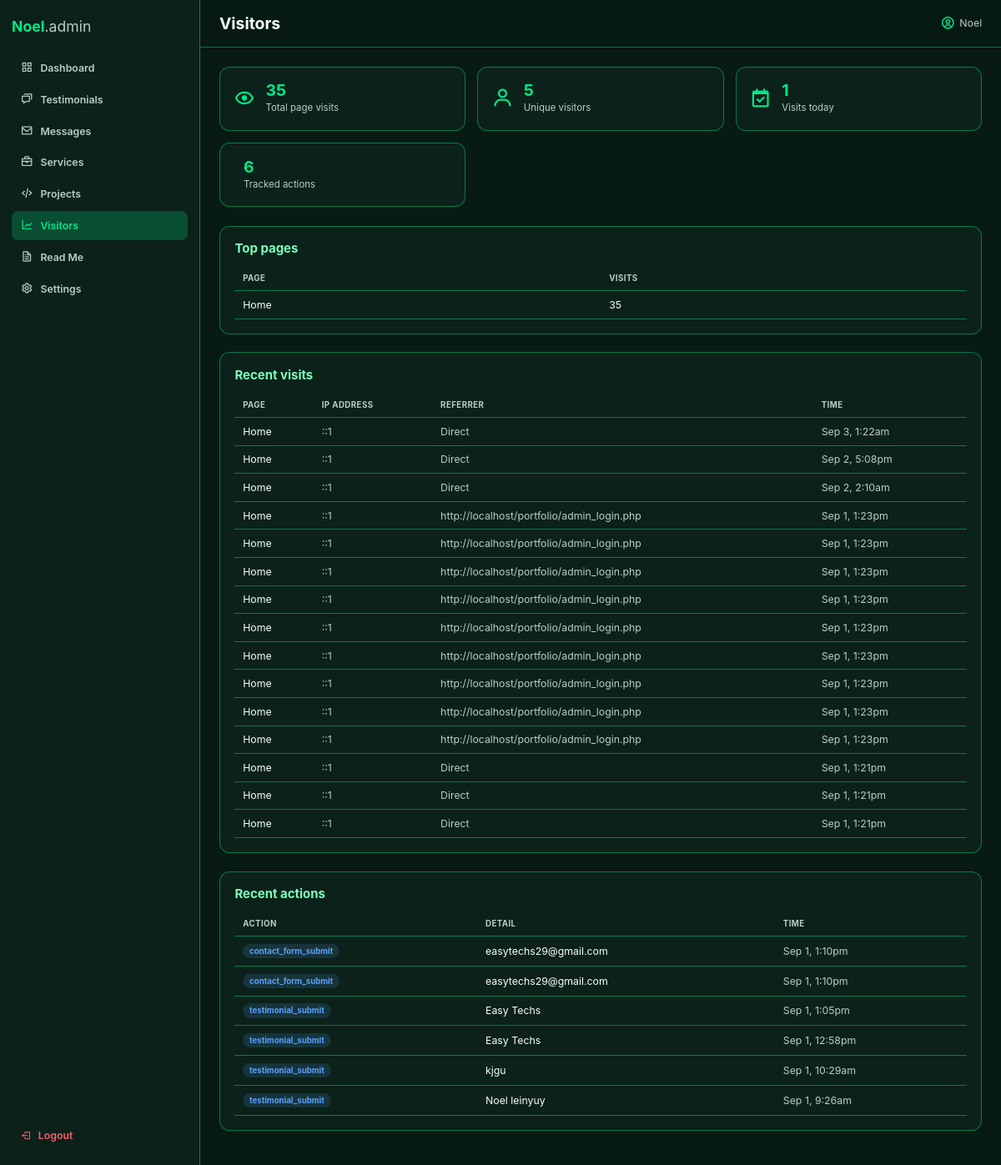
Screenshot of /admin_visitors.php (signed in) with the database file from the repository.
### tables this page shows
CREATE TABLE `portfolio_visits` (
  `VisitID` int(11) NOT NULL,
  `PageURL` varchar(255) NOT NULL,
  `IPAddress` varchar(45) NOT NULL,
  `UserAgent` varchar(255) DEFAULT NULL,
  `Referrer` varchar(255) DEFAULT NULL,
  `SessionID` varchar(64) NOT NULL,
  `VisitedAt` timestamp NOT NULL DEFAULT current_timestamp()
);

CREATE TABLE `portfolio_visitor_actions` (
  `ActionID` int(11) NOT NULL,
  `SessionID` varchar(64) NOT NULL,
  `ActionType` varchar(50) NOT NULL,
  `ActionDetail` varchar(255) DEFAULT NULL,
  `CreatedAt` timestamp NOT NULL DEFAULT current_timestamp()
);

### admin_helpers.php (called while the page is built, shortened)
<?php
function e(mixed $value): string
{
    return htmlspecialchars((string) $value, ENT_QUOTES, "UTF-8");
}

### admin_visitors.php (the view, shortened to what this page needs)
<?php
require_once "admin_helpers.php";
require_once "db.php";
$adminName = $_SESSION["admin_name"] ?? "Admin";
function count_rows(mysqli $conn, string $sql): int
{
    $result = @$conn->query($sql);
    $row = $result->fetch_assoc();
    return (int) ($row["c"] ?? 0);
}
$totalVisits = count_rows($conn, "SELECT COUNT(*) c FROM portfolio_visits");
$uniqueVisitors = count_rows($conn, "SELECT COUNT(DISTINCT SessionID) c FROM portfolio_visits");
$totalActions = count_rows($conn, "SELECT COUNT(*) c FROM portfolio_visitor_actions");
$visitsToday = count_rows($conn, "SELECT COUNT(*) c FROM portfolio_visits WHERE DATE(VisitedAt) = CURDATE()");
$topPages = $conn->query("
    SELECT PageURL, COUNT(*) AS Visits
    FROM portfolio_visits
    GROUP BY PageURL
    ORDER BY Visits DESC
    LIMIT 5
");
$recentVisits = $conn->query("
    SELECT * FROM portfolio_visits
    ORDER BY VisitID DESC
    LIMIT 15
");
$recentActions = $conn->query("
    SELECT * FROM portfolio_visitor_actions
    ORDER BY ActionID DESC
    LIMIT 15
");
?>
<!DOCTYPE html>
<html lang="en">
<head>
    <link rel="stylesheet" href="css/boxicons.min.css">
    <link rel="stylesheet" href="css/style.css">
    <link rel="stylesheet" href="css/admin.css">
</head>
<body>
<div class="admin-shell">
    <aside class="admin-sidebar" id="admin-sidebar">
        <div class="admin-logo">Noel<span>.admin</span></div>
        <nav class="admin-nav">
            <a href="admin_dashboard.php"><i class="bx bx-grid-alt"></i> Dashboard</a>
            <a href="admin_testimonials.php"><i class="bx bx-chat"></i> Testimonials</a>
            <a href="admin_messages.php"><i class="bx bx-envelope"></i> Messages</a>
            <a href="admin_services.php"><i class="bx bx-briefcase"></i> Services</a>
            <a href="admin_projects.php"><i class="bx bx-code-alt"></i> Projects</a>
            <a href="admin_visitors.php" class="active"><i class="bx bx-line-chart"></i> Visitors</a>
            <a href="admin_readme.php"><i class="bx bx-file"></i> Read Me</a>
            <a href="admin_settings.php"><i class="bx bx-cog"></i> Settings</a>
        </nav>
        <a href="admin_logout.php" class="admin-logout"><i class="bx bx-log-out"></i> Logout</a>
    </aside>
    <div class="admin-main">
        <header class="admin-topbar">
            <h1>Visitors</h1>
            <div class="admin-user">
                <i class="bx bx-user-circle"></i>
                <?php echo e($adminName); ?>
            </div>
        </header>
        <main class="admin-content">
            <div class="stat-grid">
                <div class="stat-card">
                    <i class="bx bx-show"></i>
                    <div><span><?php echo $totalVisits; ?></span><p>Total page visits</p></div>
                </div>
                <div class="stat-card">
                    <i class="bx bx-user"></i>
                    <div><span><?php echo $uniqueVisitors; ?></span><p>Unique visitors</p></div>
                </div>
                <div class="stat-card">
                    <i class="bx bx-calendar-check"></i>
                    <div><span><?php echo $visitsToday; ?></span><p>Visits today</p></div>
                </div>
                <div class="stat-card">
                    <div><span><?php echo $totalActions; ?></span><p>Tracked actions</p></div>
                </div>
            </div>
            <div class="admin-panel">
                <h2>Top pages</h2>
                <table class="admin-table">
                    <thead><tr><th>Page</th><th>Visits</th></tr></thead>
                    <tbody>
                        <?php if ($topPages && $topPages->num_rows > 0): ?>
                            <?php while ($p = $topPages->fetch_assoc()): ?>
                                <tr>
                                    <td><?php echo e($p["PageURL"]); ?></td>
                                    <td><?php echo (int) $p["Visits"]; ?></td>
                                </tr>
                            <?php endwhile; ?>
                        <?php else: ?>
                            <tr><td colspan="2">No visits recorded yet.</td></tr>
                        <?php endif; ?>
                    </tbody>
                </table>
            </div>
            <div class="admin-panel">
                <h2>Recent visits</h2>
                <table class="admin-table">
                    <thead>
                        <tr>
                            <th>Page</th>
                            <th>IP address</th>
                            <th>Referrer</th>
                            <th>Time</th>
                        </tr>
                    </thead>
                    <tbody>
                        <?php if ($recentVisits && $recentVisits->num_rows > 0): ?>
                            <?php while ($v = $recentVisits->fetch_assoc()): ?>
                                <tr>
                                    <td><?php echo e($v["PageURL"]); ?></td>
                                    <td class="muted"><?php echo e($v["IPAddress"]); ?></td>
                                    <td class="truncate muted"><?php echo e($v["Referrer"] ?: "Direct"); ?></td>
                                    <td class="muted"><?php echo e(date("M j, g:ia", strtotime($v["VisitedAt"]))); ?></td>
                                </tr>
                            <?php endwhile; ?>
                        <?php else: ?>
                            <tr><td colspan="4">No visits recorded yet.</td></tr>
                        <?php endif; ?>
                    </tbody>
                </table>
            </div>
            <div class="admin-panel">
                <h2>Recent actions</h2>
                <table class="admin-table">
                    <thead>
                        <tr>
                            <th>Action</th>
                            <th>Detail</th>
                            <th>Time</th>
                        </tr>
                    </thead>
                    <tbody>
                        <?php if ($recentActions && $recentActions->num_rows > 0): ?>
                            <?php while ($a = $recentActions->fetch_assoc()): ?>
                                <tr>
                                    <td><span class="badge badge-blue"><?php echo e($a["ActionType"]); ?></span></td>
                                    <td><?php echo e($a["ActionDetail"]); ?></td>
                                    <td class="muted"><?php echo e(date("M j, g:ia", strtotime($a["CreatedAt"]))); ?></td>
                                </tr>
                            <?php endwhile; ?>
                        <?php else: ?>
                            <tr><td colspan="3">No actions recorded yet.</td></tr>
                        <?php endif; ?>
                    </tbody>
                </table>
            </div>
        </main>
    </div>
</div>
</body>
</html>

### css/style.css (style rules this page uses)
* { margin: 0; padding: 0; box-sizing: border-box; text-decoration: none; border: none; outline: none; scroll-behavior: smooth; font-family: -apple-system, BlinkMacSystemFont, "Segoe UI", Roboto, Arial, sans-serif; }
.bx, [class^="bx-"], [class*=" bx-"] { font-family: "boxicons" !important; font-style: normal; font-weight: normal; font-variant: normal; text-transform: none; line-height: 1; -webkit-font-smoothing: antialiased; -moz-osx-font-smoothing: grayscale; }
html { font-size: 62.5%; overflow-x: hidden; }
body { background-color: var(--bg-color); color: var(--text-color); transition: background-color 0.4s ease, color 0.4s ease; }
h1, h2, h3, h4, h5, h6, p { color: var(--text-color); transition: color 0.4s ease; }
p { line-height: 1.7; }
:root { --bg-color: #071a14; --snd-bg-color: #102c21; --card-color: #0b2119; --text-color: #f5fff9; --muted-text-color: #b9cfc4; --main-color: #00e889; --accent-color: #7affbd; --border-color: rgba(0, 232, 137, 0.45); --input-bg: #0a2118; --header-bg: rgba(7, 26, 20, 0.96); --shadow-color: rgba(0, 232, 137, 0.22); }
span { color: var(--main-color); }
@media (max-width: 1200px) { html { font-size: 55%; } }

### css/admin.css (style rules this page uses)
.admin-shell { display: flex; min-height: 100vh; }
.admin-sidebar { width: 240px; background: var(--card-color); border-right: 0.2rem solid var(--border-color); position: fixed; top: 0; left: 0; bottom: 0; display: flex; flex-direction: column; padding: 2.4rem 1.6rem; z-index: 1000; transition: left 0.3s ease, background-color 0.4s ease, border-color 0.4s ease; }
.admin-logo { font-size: 2rem; font-weight: 700; color: var(--main-color); margin-bottom: 2.5rem; }
.admin-logo span { color: var(--muted-text-color); font-weight: 400; }
.admin-nav { display: flex; flex-direction: column; gap: 0.4rem; flex: 1; }
.admin-nav a { display: flex; align-items: center; gap: 1rem; padding: 1.1rem 1.2rem; border-radius: 0.9rem; color: var(--muted-text-color); font-weight: 600; font-size: 1.4rem; transition: background-color 0.2s ease, color 0.2s ease; }
.admin-nav a i { font-size: 1.7rem; }
.admin-nav a:hover, .admin-nav a.active { background: var(--shadow-color); color: var(--main-color); }
.admin-logout { display: flex; align-items: center; gap: 1rem; color: #ff5c72; font-weight: 600; font-size: 1.4rem; padding: 1.1rem 1.2rem; }
.admin-main { margin-left: 240px; flex: 1; min-height: 100vh; }
.admin-topbar { display: flex; align-items: center; gap: 1.2rem; padding: 1.8rem 2.6rem; border-bottom: 0.2rem solid var(--border-color); position: sticky; top: 0; background: var(--header-bg); backdrop-filter: blur(10px); z-index: 10; transition: background-color 0.4s ease, border-color 0.4s ease; }
.admin-topbar h1 { font-size: 2.2rem; flex: 1; }
.admin-user { display: flex; align-items: center; gap: 0.6rem; color: var(--muted-text-color); font-size: 1.4rem; }
.admin-user i { font-size: 2rem; color: var(--main-color); }
.admin-content { padding: 2.6rem; }
.stat-grid { display: grid; grid-template-columns: repeat(auto-fit, minmax(220px, 1fr)); gap: 1.6rem; margin-bottom: 2.6rem; }
.stat-card { background: var(--card-color); border: 0.2rem solid var(--border-color); border-radius: 1.4rem; padding: 1.8rem; display: flex; align-items: center; gap: 1.4rem; transition: border-color 0.4s ease, transform 0.4s ease, box-shadow 0.4s ease; }
.stat-card i { font-size: 3rem; color: var(--main-color); }
.stat-card span { font-size: 2.2rem; font-weight: 700; display: block; }
.stat-card p { color: var(--muted-text-color); font-size: 1.3rem; margin: 0; }
.admin-panel { background: var(--card-color); border: 0.2rem solid var(--border-color); border-radius: 1.4rem; padding: 2rem; margin-bottom: 2.4rem; }
.admin-panel h2 { font-size: 1.7rem; margin-bottom: 1.4rem; color: var(--accent-color); }
.admin-table { width: 100%; border-collapse: collapse; }
.admin-table th, .admin-table td { text-align: left; padding: 1rem 1.1rem; border-bottom: 1px solid var(--border-color); font-size: 1.4rem; }
.admin-table th { color: var(--muted-text-color); text-transform: uppercase; font-size: 1.1rem; letter-spacing: 0.05rem; }
.badge { display: inline-block; padding: 0.35rem 0.9rem; border-radius: 2rem; font-size: 1.1rem; font-weight: 700; }
.badge-blue { background: rgba(90, 160, 255, 0.15); color: #5aa0ff; }
.truncate { max-width: 260px; white-space: nowrap; overflow: hidden; text-overflow: ellipsis; }
.muted { color: var(--muted-text-color); font-size: 1.2rem; }

### rows the page displays
portfolio_visits: PageURL "Home", IPAddress "::1", Referrer "Direct", VisitedAt "Sep 3, 1:22am"
portfolio_visits: PageURL "Home", IPAddress "::1", Referrer "Direct", VisitedAt "Sep 2, 5:08pm"
portfolio_visits: PageURL "Home", IPAddress "::1", Referrer "Direct", VisitedAt "Sep 2, 2:10am"
portfolio_visits: PageURL "Home", IPAddress "::1", Referrer "http://localhost/portfolio/admin_login.php", VisitedAt "Sep 1, 1:23pm"
portfolio_visits: PageURL "Home", IPAddress "::1", Referrer "http://localhost/portfolio/admin_login.php", VisitedAt "Sep 1, 1:23pm"
portfolio_visits: PageURL "Home", IPAddress "::1", Referrer "http://localhost/portfolio/admin_login.php", VisitedAt "Sep 1, 1:23pm"
portfolio_visits: PageURL "Home", IPAddress "::1", Referrer "http://localhost/portfolio/admin_login.php", VisitedAt "Sep 1, 1:23pm"
portfolio_visits: PageURL "Home", IPAddress "::1", Referrer "http://localhost/portfolio/admin_login.php", VisitedAt "Sep 1, 1:23pm"
portfolio_visits: PageURL "Home", IPAddress "::1", Referrer "http://localhost/portfolio/admin_login.php", VisitedAt "Sep 1, 1:23pm"
portfolio_visits: PageURL "Home", IPAddress "::1", Referrer "http://localhost/portfolio/admin_login.php", VisitedAt "Sep 1, 1:23pm"
portfolio_visits: PageURL "Home", IPAddress "::1", Referrer "http://localhost/portfolio/admin_login.php", VisitedAt "Sep 1, 1:23pm"
portfolio_visits: PageURL "Home", IPAddress "::1", Referrer "http://localhost/portfolio/admin_login.php", VisitedAt "Sep 1, 1:23pm"
portfolio_visits: PageURL "Home", IPAddress "::1", Referrer "Direct", VisitedAt "Sep 1, 1:21pm"
portfolio_visits: PageURL "Home", IPAddress "::1", Referrer "Direct", VisitedAt "Sep 1, 1:21pm"
portfolio_visits: PageURL "Home", IPAddress "::1", Referrer "Direct", VisitedAt "Sep 1, 1:21pm"
portfolio_visitor_actions: ActionType "contact_form_submit", ActionDetail "easytechs29@gmail.com", CreatedAt "Sep 1, 1:10pm"
portfolio_visitor_actions: ActionType "contact_form_submit", ActionDetail "easytechs29@gmail.com", CreatedAt "Sep 1, 1:10pm"
portfolio_visitor_actions: ActionType "testimonial_submit", ActionDetail "Easy Techs", CreatedAt "Sep 1, 1:05pm"
portfolio_visitor_actions: ActionType "testimonial_submit", ActionDetail "Easy Techs", CreatedAt "Sep 1, 12:58pm"
portfolio_visitor_actions: ActionType "testimonial_submit", ActionDetail "kjgu", CreatedAt "Sep 1, 10:29am"
portfolio_visitor_actions: ActionType "testimonial_submit", ActionDetail "Noel leinyuy", CreatedAt "Sep 1, 9:26am"

### other values shown
$adminName "Noel"
$totalVisits "35"
$uniqueVisitors "5"
$visitsToday "1"
$totalActions "6"
$p["PageURL"] "Home"
$p["Visits"] "35"
